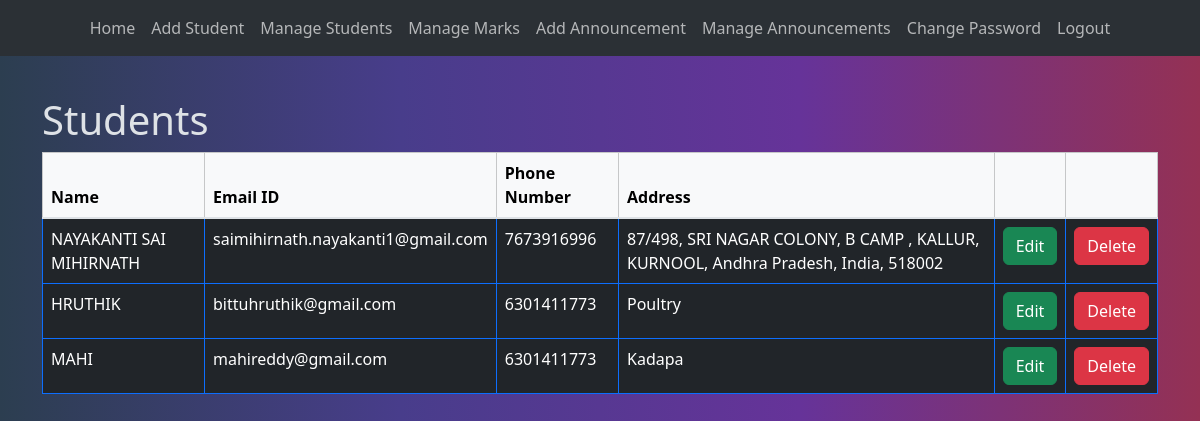
The app's page /mainApp/adminHome/manageStudents (signed in), older data.
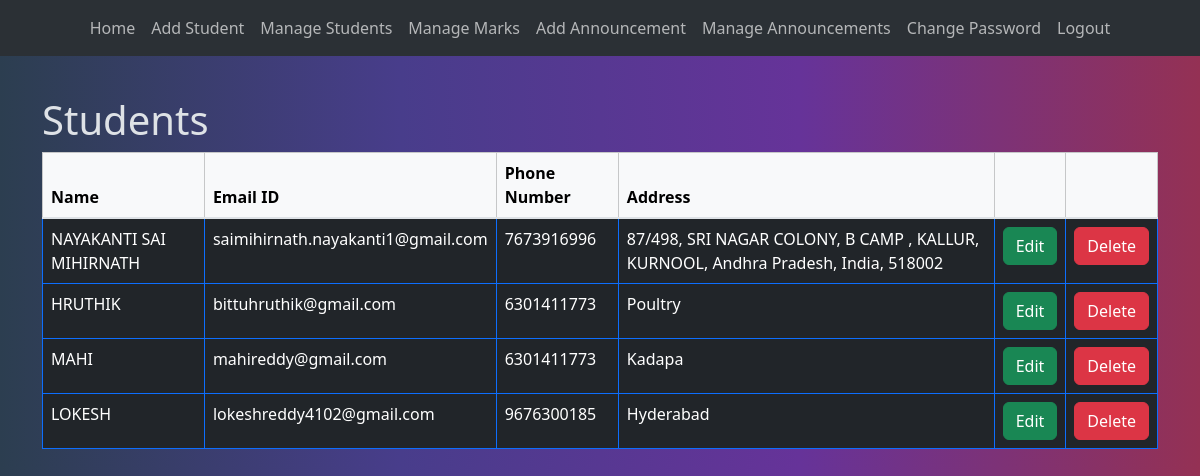
The same page, newer data.
### mainApp/models.py (models this page shows, shortened)
class Student(models.Model):
    id=models.AutoField(primary_key=True)
    name = models.CharField(max_length=100)
    email = models.EmailField()
    password = models.CharField(max_length=100)
    phone = models.CharField(max_length=100)
    address = models.TextField()

### mainApp/views.py (the view)
# urls.py: path('adminHome/manageStudents',views.manageStudents,name='manageStudents'),
def manageStudents(request):
    if request.session.has_key('adminEmail'):
        students = Student.objects.all()
        return render(request, 'mainApp/manageStudents.html',{'student':students})
    else:
        return redirect('login')

### templates/mainApp/manageStudents.html
{% extends "mainApp/base.html" %} {% block content %}
<h1>Students</h1>
<div class="table-responsive">
    <table class="table table-bordered border-primary rounded-pill">
        <thead class="table-light">
            <tr>
                <th>Name</th>
                <th>Email ID</th>
                <th>Phone Number</th>
                <th>Address</th>
                <th></th>
                <th></th>
            </tr>
        </thead>
        <tbody class="table-group-divider">
            {% for s in student %}
            <tr>
                <td>{{s.name}}</td>
                <td>{{s.email}}</td>
                <td>{{s.phone}}</td>
                <td>{{s.address}}</td>
                <td>
                    <center>
                        <a
                            class="btn btn-success w-100 h-100"
                            href="manageStudents/update/{{s.id}}"
                        >
                            Edit
                        </a>
                    </center>
                </td>
                <td>
                    <center>
                        <a
                            class="btn btn-danger w-100 h-100"
                            href="manageStudents/delete/{{s.id}}"
                        >
                            Delete
                        </a>
                    </center>
                </td>
            </tr>
            {% endfor %}
        </tbody>
    </table>
</div>
{% endblock %}

Row changes from the older to the newer data that the page shows:
added Student: name "LOKESH", email "lokeshreddy4102@gmail.com", phone "9676300185", address "Hyderabad"
